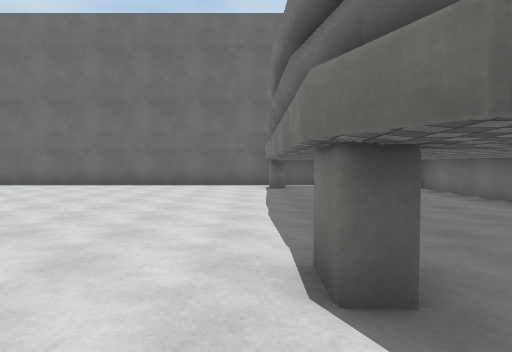
[1] (above)

19 first-person views from a walk through a scene from a Unity 3-D project. The camera is 1.3 m above the floor, tilts 2° down and sees 70° across. The floor is counted in squares, 2 m on a side. Each view is taken from the middle of a square. On the plan, view 1 faces up. The plan holds only what a view shows up to about 11 squares ahead; the rest is blank. The place goes on beyond the plan. The player is left out. Surface patterns are stand-ins for the level's own textures.

[2]
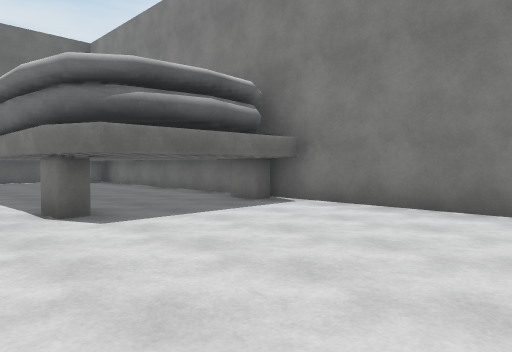

[3]
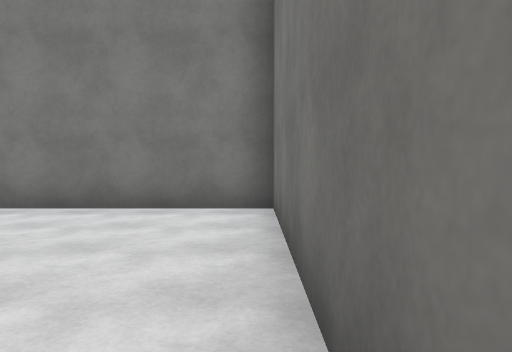

[4]
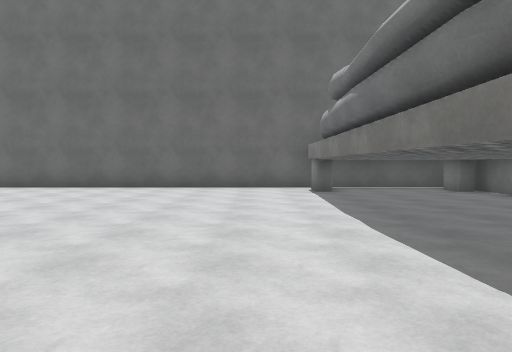

[5]
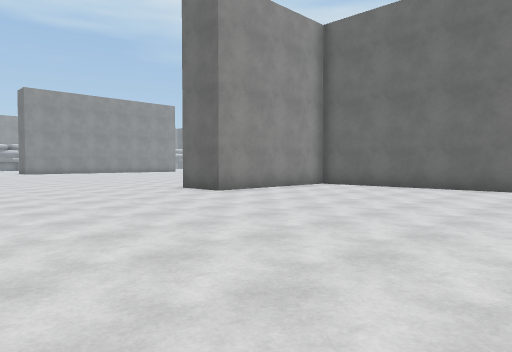

[6]
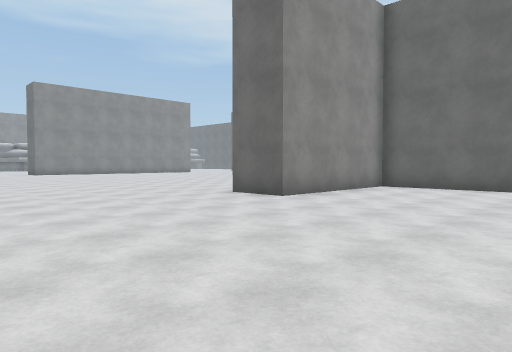

[7]
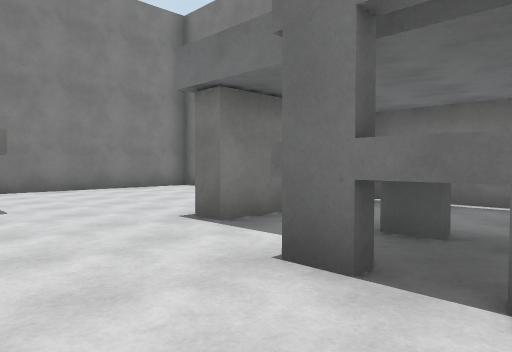

[8]
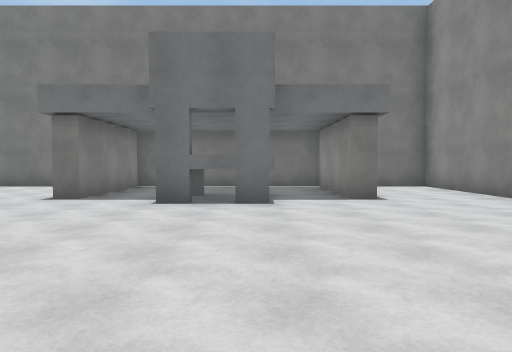

[9]
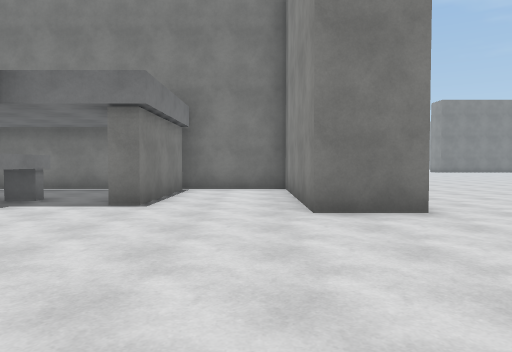

[10]
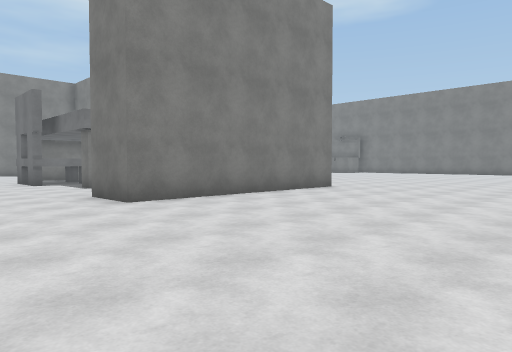

[11]
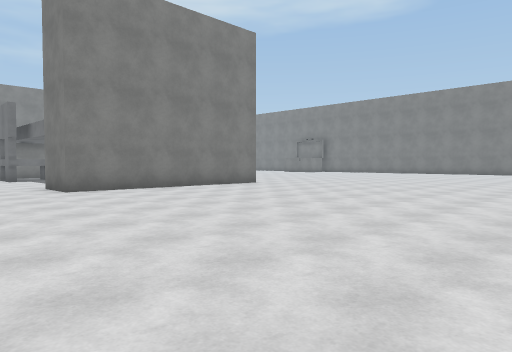

[12]
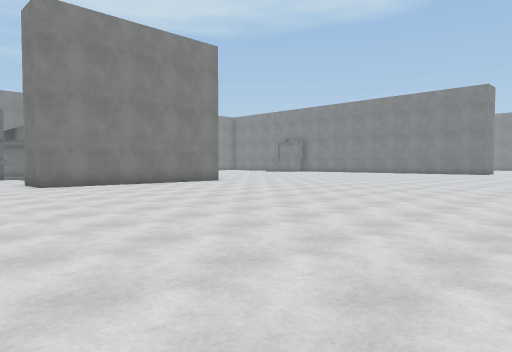

[13]
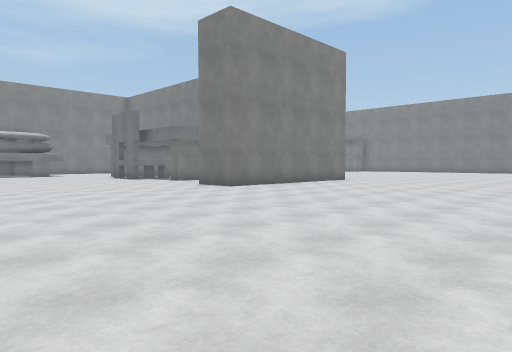

[14]
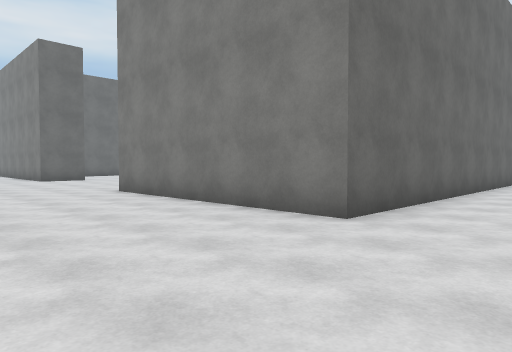

[15]
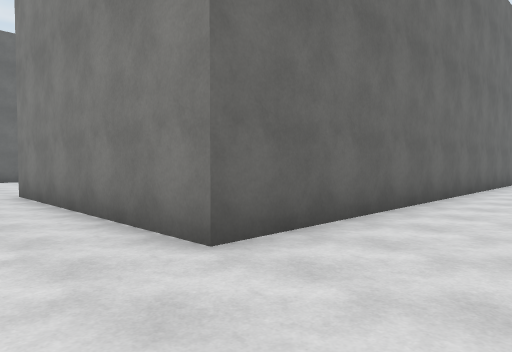

[16]
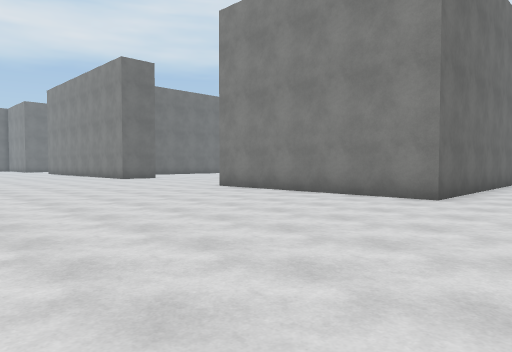

[17]
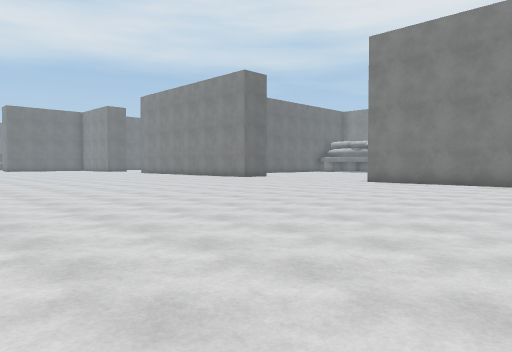

[18]
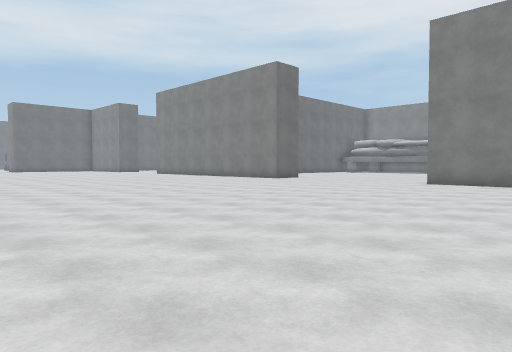

[19]
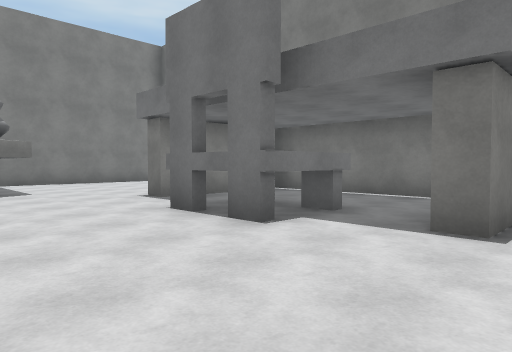

### Floor plan
Key: @ floor where view 1 was taken; # wall or solid block; . floor; = window, fence, low wall or low ledge; T thing the floor can be seen under or through; O other object.
Columns run from 23 left of view 1 to 5 right of it. Each row starts with its distance up from view 1.
 11              ###############
 10              #..........#. #
  9              #..........#..#
  8   ..         #..........=..#
  7   ...... ...##..........=..#
  6   ......................=..#
  5   ......................=..#
  4  .......................=..#
  3  .......................=..#
  2  .......................T..#
  1  .......................TTT##
  0  ...........##....OO...@....#
 -1 ............##..#.OO.#......#
 -2 ............##..#....#......#
 -3 ............##..#....#......#
 -4 ............##..#....#......#
 -5 ............#################
 -6 ......................
 -7    ................
 -8    ...........

Positions as (right, up) in squares from view 1, and headings:
1: (0, 0), facing up
2: (-1, -3), facing up-right
3: (-1, -4), facing right
4: (-1, 1), facing up
5: (-3, 1), facing up-left
6: (-5, 1), facing up-left
7: (-5, 2), facing down-right
8: (-5, 6), facing down
9: (-9, 5), facing down
10: (-17, 3), facing down-right
11: (-20, 3), facing down-right
12: (-22, 3), facing down-right
13: (-19, 7), facing down-right
14: (-15, -8), facing up-right
15: (-13, -8), facing up-right
16: (-18, -8), facing up-right
17: (-23, -6), facing up-right
18: (-23, -4), facing up-right
19: (-8, 3), facing down-right
